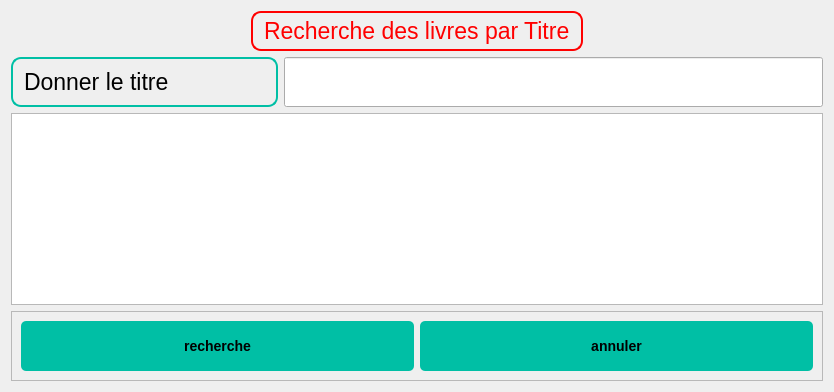
<?xml version="1.0" encoding="UTF-8"?>
<ui version="4.0">
 <class>Dialog</class>
 <widget class="QDialog" name="Dialog">
  <property name="geometry">
   <rect>
    <x>0</x>
    <y>0</y>
    <width>834</width>
    <height>392</height>
   </rect>
  </property>
  <property name="windowTitle">
   <string>Dialog</string>
  </property>
  <property name="styleSheet">
   <string notr="true">QLabel {
    background-color: none;
    border: 2px solid #00BFA5;
    border-radius: 10px;
    padding: 5px;
    color: #000000;
    font-size: 17pt;
    font-family: Arial, sans-serif;
}
QPushButton {
    font-family: &quot;Arial&quot;, sans-serif;
    font-size: 14px;
    font-weight: bold;
    color: #000000;
    background-color: #00BFA5;
    border: none;
    border-radius: 5px;
    padding: 8px 16px;
    text-align: center;
    text-transform: uppercase;
}

QPushButton:hover {
    background-color: #009980;
}
</string>
  </property>
  <layout class="QGridLayout" name="gridLayout">
   <item row="1" column="0">
    <widget class="QLabel" name="label">
     <property name="text">
      <string>Donner le titre</string>
     </property>
    </widget>
   </item>
   <item row="5" column="0" colspan="3">
    <widget class="QTableView" name="tableView"/>
   </item>
   <item row="1" column="1" colspan="2">
    <widget class="QLineEdit" name="lineEdit">
     <property name="minimumSize">
      <size>
       <width>0</width>
       <height>50</height>
      </size>
     </property>
    </widget>
   </item>
   <item row="0" column="0" colspan="3" alignment="Qt::AlignHCenter">
    <widget class="QLabel" name="label_2">
     <property name="styleSheet">
      <string notr="true">
QLabel {
  background-color: none;
  border: 2px solid red;
  border-radius: 10px;
  padding: 5px;
  color: red;
  font-size: 17pt;
  font-family: Arial, sans-serif;
  

}
</string>
     </property>
     <property name="text">
      <string>Recherche des livres par Titre</string>
     </property>
    </widget>
   </item>
   <item row="6" column="0" colspan="3">
    <widget class="QFrame" name="frame">
     <property name="frameShape">
      <enum>QFrame::StyledPanel</enum>
     </property>
     <property name="frameShadow">
      <enum>QFrame::Raised</enum>
     </property>
     <layout class="QGridLayout" name="gridLayout_2">
      <item row="0" column="0">
       <widget class="QPushButton" name="pushButton">
        <property name="minimumSize">
         <size>
          <width>0</width>
          <height>50</height>
         </size>
        </property>
        <property name="styleSheet">
         <string notr="true">/* Buttons */
QPushButton {
    font-family: &quot;Arial&quot;, sans-serif;
    font-size: 14px;
    font-weight: bold;
    color: #000000; /* Black text color */
    background-color: #00BFA5; /* Teal button background color */
    border: none;
    border-radius: 5px;
    padding: 8px 16px;
    text-align: center; /* Center align button text */
    text-transform: uppercase; /* Uppercase button text */
}

QPushButton:hover {
    background-color: #009980; /* Darker teal button background color on hover */
}</string>
        </property>
        <property name="text">
         <string>recherche</string>
        </property>
       </widget>
      </item>
      <item row="0" column="1">
       <widget class="QPushButton" name="pushButton_2">
        <property name="minimumSize">
         <size>
          <width>0</width>
          <height>50</height>
         </size>
        </property>
        <property name="styleSheet">
         <string notr="true">/* Buttons */
QPushButton {
    font-family: &quot;Arial&quot;, sans-serif;
    font-size: 14px;
    font-weight: bold;
    color: #000000; /* Black text color */
    background-color: #00BFA5; /* Teal button background color */
    border: none;
    border-radius: 5px;
    padding: 8px 16px;
    text-align: center; /* Center align button text */
    text-transform: uppercase; /* Uppercase button text */
}

QPushButton:hover {
    background-color: #009980; /* Darker teal button background color on hover */
}</string>
        </property>
        <property name="text">
         <string>annuler</string>
        </property>
       </widget>
      </item>
     </layout>
    </widget>
   </item>
  </layout>
 </widget>
 <resources/>
 <connections/>
</ui>
